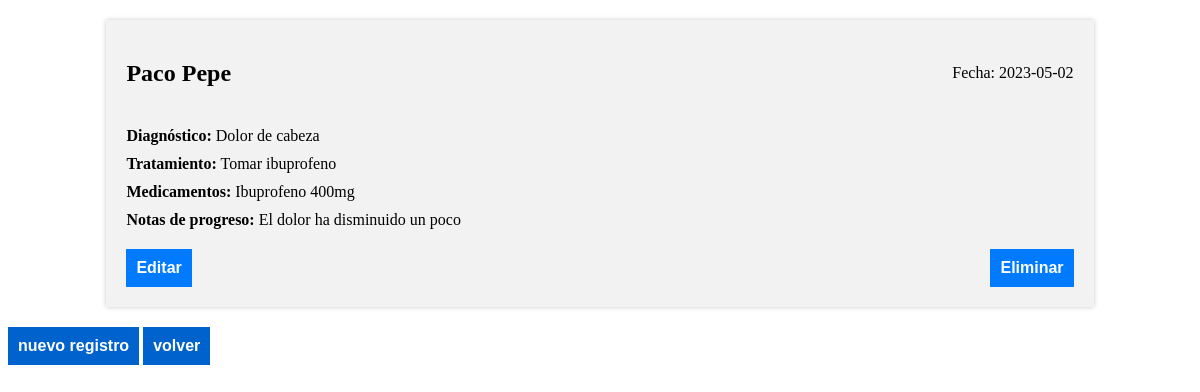
Before: /pages/especialista/funciones/historial_paciente.php with the older database file.
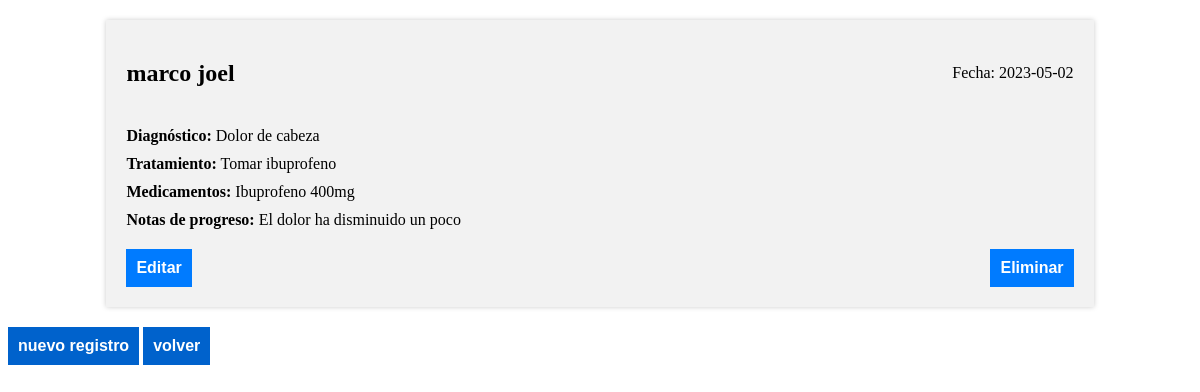
After: the same page with the newer database file.
### tables this page shows
CREATE TABLE historial (
  id_historial INT(11) NOT NULL AUTO_INCREMENT,
  id_paciente INT(11) NOT NULL,
  id_usuario INT(11) NOT NULL,
  fecha DATE NOT NULL,
  diagnostico TEXT,
  tratamiento TEXT,
  medicamentos TEXT,
  notas_progreso TEXT,
  PRIMARY KEY (id_historial),
  FOREIGN KEY (id_paciente) REFERENCES pacientes(id_paciente) ON DELETE CASCADE ON UPDATE CASCADE,
  FOREIGN KEY (id_usuario) REFERENCES usuarios(id) ON DELETE CASCADE ON UPDATE CASCADE
);

CREATE TABLE pacientes (
  id_paciente INT(11) NOT NULL AUTO_INCREMENT,
  nombre VARCHAR(50) NOT NULL,
  apellido VARCHAR(50) NOT NULL,
  fecha_nacimiento DATE NOT NULL,
  genero ENUM('M', 'F') NOT NULL,
  direccion VARCHAR(100) NOT NULL,
  telefono VARCHAR(20) NOT NULL,
  correo VARCHAR(50) NOT NULL,
  PRIMARY KEY (id_paciente)
);

### pages/especialista/funciones/historial_paciente.php (the view, shortened to what this page needs)
<!DOCTYPE html>
<html>
<head>
</head>
<body>
<?php
$servername = "localhost";
$username = "root";
$password = "";
$dbname = "prueba";
$conn = new mysqli($servername, $username, $password, $dbname);
$sql = "SELECT historial.*, pacientes.nombre, pacientes.apellido FROM historial INNER JOIN pacientes ON historial.id_paciente = pacientes.id_paciente";
$result = $conn->query($sql);
if ($result->num_rows > 0) {
  while($row = $result->fetch_assoc()) {
    echo "<div class='card'>";
    echo "<div class='card-header'>";
    echo "<h2>".$row["nombre"]." ".$row["apellido"]."</h2>";
    echo "<span>Fecha: ".$row["fecha"]."</span>";
    echo "</div>";
    echo "<div class='card-body'>";
    echo "<p><strong>Diagnóstico:</strong> ".$row["diagnostico"]."</p>";
    echo "<p><strong>Tratamiento:</strong> ".$row["tratamiento"]."</p>";
    echo "<p><strong>Medicamentos:</strong> ".$row["medicamentos"]."</p>";
    echo "<p><strong>Notas de progreso:</strong> ".$row["notas_progreso"]."</p>";
    echo "</div>";
    echo "<div class='card-footer'>";
    echo '<a href="editar_historial.php?id=' . $row['id_historial']. '"><button>Editar</button></a>';
    echo '<button><a href="./eliminar_historial.php?id=' . $row['id_historial'] . '">Eliminar</a></button>';
    echo "</div>";
    echo "</div>";
  }
} else {
  echo "No se encontraron resultados.";
}
?>
<button class="botonsito2"><a href="./nuevo_registro.php">nuevo registro</a></button>
<button class="botonsito2"><a href="../home_especialista.php">volver</a></button>
</body>
</html>

### pages/especialista/funciones/historial_paciente.php (style rules this page uses)
.card { display: flex; flex-direction: column; align-items: center; width: 80%; margin: 20px auto; padding: 20px; background-color: #f2f2f2; box-shadow: 0px 0px 5px #ccc; }
.card-header { display: flex; justify-content: space-between; align-items: center; width: 100%; margin-bottom: 10px; }
.card-header h2 { font-size: 24px; font-weight: bold; }
.card-body { width: 100%; }
.card-body p { margin: 10px 0; }
.card-footer { display: flex; justify-content: space-between; align-items: center; width: 100%; margin-top: 10px; }
.card-footer button { padding: 10px; border: none; background-color: #007bff; color: white; font-size: 16px; font-weight: bold; cursor: pointer; }
.card-footer button a { text-decoration: none; color: white; }
.botonsito2 { padding: 10px; border: none; background-color: #007bff; color: white; font-size: 16px; font-weight: bold; cursor: pointer; }
.botonsito2 { background-color: #0062cc; }
.botonsito2 a { text-decoration: none; color: white; }

Changed rows visible on the page:
changed through a linked row, historial "Dolor de cabeza": id_paciente.nombre "Paco" → "marco"; id_paciente.apellido "Pepe" → "joel"
